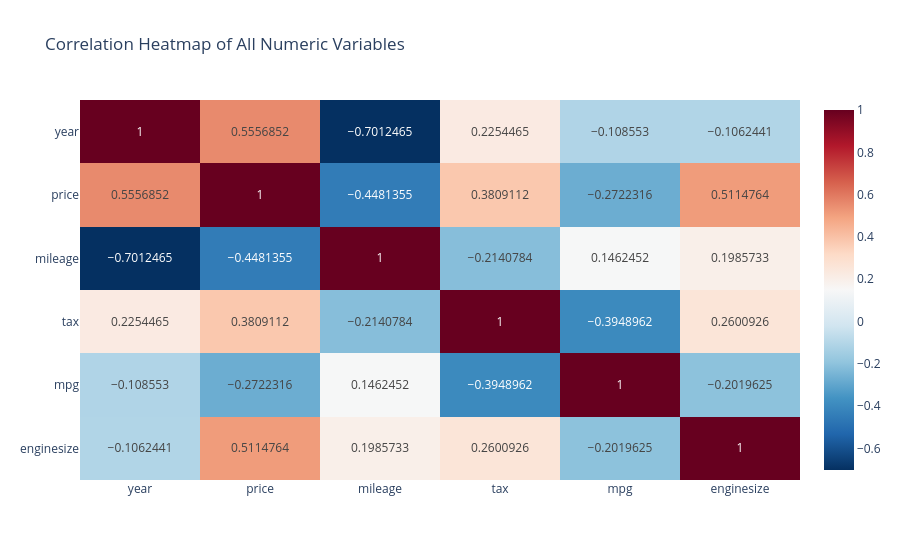
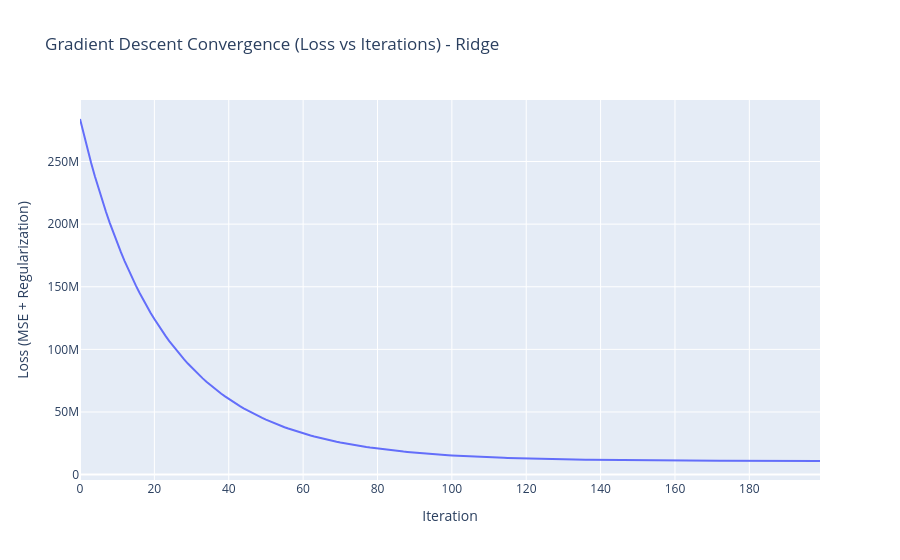
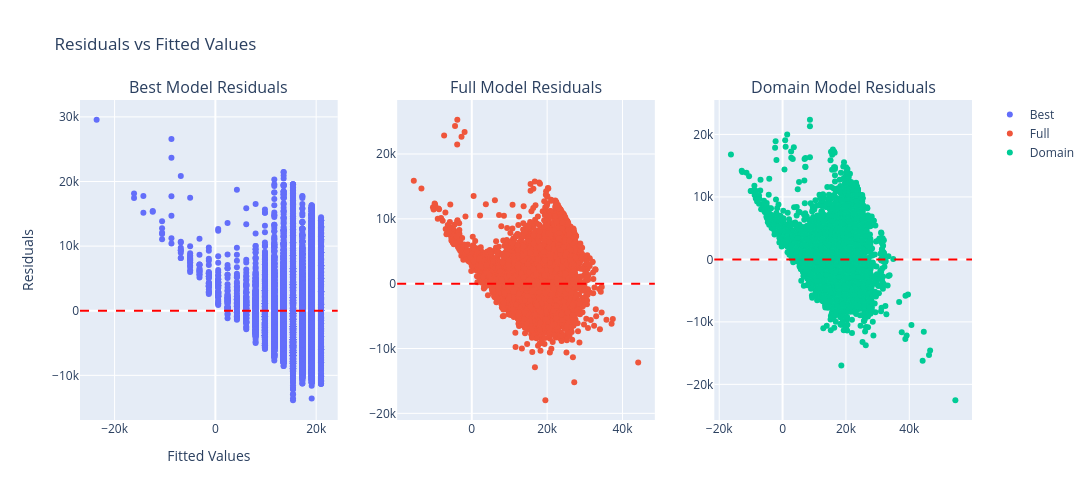
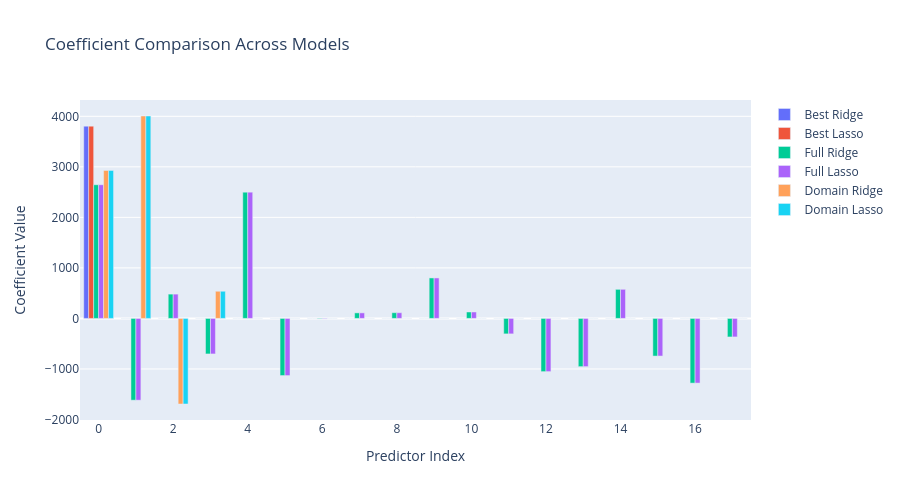

Write notebook code for charts like these, in order.
### Markdown cell above
### 2.4 Interactive Visualizations using Plotly

### Code cell
!pip install plotly ipywidgets -q
import plotly.express as px
import plotly.graph_objects as go
from plotly.subplots import make_subplots
from ipywidgets import interact

# 1. Correlation Heatmap
numeric_df = df_encoded.select_dtypes(include=[np.number])
corr_matrix = numeric_df.corr()
fig_heatmap = px.imshow(corr_matrix, text_auto=True, aspect='auto',
                        title='Correlation Heatmap of All Numeric Variables',
                        color_continuous_scale='RdBu_r')
fig_heatmap.show()

# 2. Interactive Scatter Plot with OLS Line (user-selectable X)
@interact(x_feature=list(X_full.columns))
def plot_scatter(x_feature):
    x_data = df_encoded[x_feature]
    y_data = df_encoded['price']
    X_simple = np.c_[np.ones(len(x_data)), x_data]
    theta_simple = np.linalg.inv(X_simple.T @ X_simple) @ X_simple.T @ y_data.values.reshape(-1,1)
    line_vals = X_simple @ theta_simple
    fig = go.Figure()
    fig.add_trace(go.Scatter(x=x_data, y=y_data, mode='markers', name='Actual', opacity=0.5))
    fig.add_trace(go.Scatter(x=x_data, y=line_vals.flatten(), mode='lines', name='OLS Fit', line=dict(color='red')))
    fig.update_layout(title=f'Price vs {x_feature}', xaxis_title=x_feature, yaxis_title='Price')
    fig.show()

# 3. Gradient Descent Convergence Plot (Ridge)
ridge_model_gd = LinearRegressionWithRegularization(reg_type='ridge', lambda_reg=1.0, learning_rate=0.01, epochs=200)
ridge_model_gd.fit(X_full_train_scaled, y_train)
fig_conv = go.Figure()
fig_conv.add_trace(go.Scatter(x=list(range(len(ridge_model_gd.loss_history))), y=ridge_model_gd.loss_history, mode='lines'))
fig_conv.update_layout(title='Gradient Descent Convergence (Loss vs Iterations) - Ridge',
                       xaxis_title='Iteration', yaxis_title='Loss (MSE + Regularization)')
fig_conv.show()

# 4. Residual Plots for Each Model Specification (Ridge models)
fig_res = make_subplots(rows=1, cols=3, subplot_titles=['Best Model Residuals', 'Full Model Residuals', 'Domain Model Residuals'])
res_best = y_test - y_pred_best_ridge.flatten()
fig_res.add_trace(go.Scatter(x=y_pred_best_ridge.flatten(), y=res_best, mode='markers', name='Best'), row=1, col=1)
fig_res.add_hline(y=0, line_dash='dash', line_color='red', row=1, col=1)
res_full = y_test - y_pred_full_ridge.flatten()
fig_res.add_trace(go.Scatter(x=y_pred_full_ridge.flatten(), y=res_full, mode='markers', name='Full'), row=1, col=2)
fig_res.add_hline(y=0, line_dash='dash', line_color='red', row=1, col=2)
res_domain = y_test - y_pred_domain_ridge.flatten()
fig_res.add_trace(go.Scatter(x=y_pred_domain_ridge.flatten(), y=res_domain, mode='markers', name='Domain'), row=1, col=3)
fig_res.add_hline(y=0, line_dash='dash', line_color='red', row=1, col=3)
fig_res.update_layout(title='Residuals vs Fitted Values', height=500, width=1200)
fig_res.update_xaxes(title_text='Fitted Values', row=1, col=1)
fig_res.update_yaxes(title_text='Residuals', row=1, col=1)
fig_res.show()

# 5. Coefficient Bar Chart Comparing All Models
coeffs = {
    'Best Ridge': theta_best_ridge.flatten()[1:],
    'Best Lasso': theta_best_lasso.flatten()[1:],
    'Full Ridge': theta_full_ridge.flatten()[1:],
    'Full Lasso': theta_full_lasso.flatten()[1:],
    'Domain Ridge': theta_domain_ridge.flatten()[1:],
    'Domain Lasso': theta_domain_lasso.flatten()[1:]
}
max_len = max(len(v) for v in coeffs.values())
for k, v in coeffs.items():
    if len(v) < max_len:
        coeffs[k] = np.pad(v, (0, max_len - len(v)), 'constant')
coeff_df = pd.DataFrame(coeffs)
fig_bar = go.Figure()
for col in coeff_df.columns:
    fig_bar.add_trace(go.Bar(name=col, x=list(range(max_len)), y=coeff_df[col]))
fig_bar.update_layout(title='Coefficient Comparison Across Models',
                      xaxis_title='Predictor Index', yaxis_title='Coefficient Value',
                      barmode='group', height=500)
fig_bar.show()

### Figure 1 — Plotly figure (JSON) as saved in the notebook; plotly's stock layout.template omitted (floating-point values rounded to 4 significant figures)
{"data": [{"coloraxis": "coloraxis", "hovertemplate": "x: %{x}<br>y: %{y}<br>color: %{z}<extra></extra>", "name": "0", "texttemplate": "%{z}", "type": "heatmap", "x": ["year", "price", "mileage", "tax", "mpg", "enginesize"], "xaxis": "x", "y": ["year", "price", "mileage", "tax", "mpg", "enginesize"], "yaxis": "y", "z": [[1, 0.5557, -0.7012, 0.2254, -0.1086, -0.1062], [0.5557, 1, -0.4481, 0.3809, -0.2722, 0.5115], [-0.7012, -0.4481, 1, -0.2141, 0.1462, 0.1986], [0.2254, 0.3809, -0.2141, 1, -0.3949, 0.2601], [-0.1086, -0.2722, 0.1462, -0.3949, 1, -0.202], [-0.1062, 0.5115, 0.1986, 0.2601, -0.202, 1]]}], "layout": {"coloraxis": {"colorscale": [[0, "rgb(5,48,97)"], [0.1, "rgb(33,102,172)"], [0.2, "rgb(67,147,195)"], [0.3, "rgb(146,197,222)"], [0.4, "rgb(209,229,240)"], [0.5, "rgb(247,247,247)"], [0.6, "rgb(253,219,199)"], [0.7, "rgb(244,165,130)"], [0.8, "rgb(214,96,77)"], [0.9, "rgb(178,24,43)"], [1, "rgb(103,0,31)"]]}, "title": {"text": "Correlation Heatmap of All Numeric Variables"}, "xaxis": {"anchor": "y", "domain": [0, 1]}, "yaxis": {"anchor": "x", "autorange": "reversed", "domain": [0, 1]}}}

### Figure 2 — Plotly figure (JSON) as saved in the notebook; plotly's stock layout.template omitted (floating-point values rounded to 4 significant figures; data arrays with more than 128 entries replaced by an {"elided": "..."} marker saying what was removed)
{"data": [{"mode": "lines", "type": "scatter", "x": {"elided": "200 int values"}, "y": {"elided": "200 float values"}}], "layout": {"title": {"text": "Gradient Descent Convergence (Loss vs Iterations) - Ridge"}, "xaxis": {"title": {"text": "Iteration"}}, "yaxis": {"title": {"text": "Loss (MSE + Regularization)"}}}}

### Figure 3 — Plotly figure (JSON) as saved in the notebook; plotly's stock layout.template omitted (floating-point values rounded to 4 significant figures; data arrays with more than 128 entries replaced by an {"elided": "..."} marker saying what was removed)
{"data": [{"mode": "markers", "name": "Best", "type": "scatter", "x": {"elided": "13170 float values"}, "xaxis": "x", "y": {"elided": "13170 float values"}, "yaxis": "y"}, {"mode": "markers", "name": "Full", "type": "scatter", "x": {"elided": "13170 float values"}, "xaxis": "x2", "y": {"elided": "13170 float values"}, "yaxis": "y2"}, {"mode": "markers", "name": "Domain", "type": "scatter", "x": {"elided": "13170 float values"}, "xaxis": "x3", "y": {"elided": "13170 float values"}, "yaxis": "y3"}], "layout": {"annotations": [{"font": {"size": 16}, "showarrow": false, "text": "Best Model Residuals", "x": 0.1444, "xanchor": "center", "xref": "paper", "y": 1, "yanchor": "bottom", "yref": "paper"}, {"font": {"size": 16}, "showarrow": false, "text": "Full Model Residuals", "x": 0.5, "xanchor": "center", "xref": "paper", "y": 1, "yanchor": "bottom", "yref": "paper"}, {"font": {"size": 16}, "showarrow": false, "text": "Domain Model Residuals", "x": 0.8556, "xanchor": "center", "xref": "paper", "y": 1, "yanchor": "bottom", "yref": "paper"}], "height": 500, "shapes": [{"line": {"color": "red", "dash": "dash"}, "type": "line", "x0": 0, "x1": 1, "xref": "x domain", "y0": 0, "y1": 0, "yref": "y"}, {"line": {"color": "red", "dash": "dash"}, "type": "line", "x0": 0, "x1": 1, "xref": "x2 domain", "y0": 0, "y1": 0, "yref": "y2"}, {"line": {"color": "red", "dash": "dash"}, "type": "line", "x0": 0, "x1": 1, "xref": "x3 domain", "y0": 0, "y1": 0, "yref": "y3"}], "title": {"text": "Residuals vs Fitted Values"}, "width": 1200, "xaxis": {"anchor": "y", "domain": [0, 0.2889], "title": {"text": "Fitted Values"}}, "xaxis2": {"anchor": "y2", "domain": [0.3556, 0.6444]}, "xaxis3": {"anchor": "y3", "domain": [0.7111, 1]}, "yaxis": {"anchor": "x", "domain": [0, 1], "title": {"text": "Residuals"}}, "yaxis2": {"anchor": "x2", "domain": [0, 1]}, "yaxis3": {"anchor": "x3", "domain": [0, 1]}}}

### Figure 4 — Plotly figure (JSON) as saved in the notebook; plotly's stock layout.template omitted (floating-point values rounded to 4 significant figures)
{"data": [{"name": "Best Ridge", "type": "bar", "x": [0, 1, 2, 3, 4, 5, 6, 7, 8, 9, 10, 11, 12, 13, 14, 15, 16, 17], "y": [3806.0, 0, 0, 0, 0, 0, 0, 0, 0, 0, 0, 0, 0, 0, 0, 0, 0, 0]}, {"name": "Best Lasso", "type": "bar", "x": [0, 1, 2, 3, 4, 5, 6, 7, 8, 9, 10, 11, 12, 13, 14, 15, 16, 17], "y": [3806.0, 0, 0, 0, 0, 0, 0, 0, 0, 0, 0, 0, 0, 0, 0, 0, 0, 0]}, {"name": "Full Ridge", "type": "bar", "x": [0, 1, 2, 3, 4, 5, 6, 7, 8, 9, 10, 11, 12, 13, 14, 15, 16, 17], "y": [2646.0, -1619.0, 481.1, -703.4, 2498.0, -1131.0, -9.376, 109.7, 113.0, 801.1, 127.6, -306.3, -1053.0, -954.5, 575.7, -745.6, -1281.0, -367.1]}, {"name": "Full Lasso", "type": "bar", "x": [0, 1, 2, 3, 4, 5, 6, 7, 8, 9, 10, 11, 12, 13, 14, 15, 16, 17], "y": [2646.0, -1619.0, 481.0, -703.1, 2498.0, -1131.0, -9.277, 109.5, 112.9, 800.8, 127.5, -306.1, -1053.0, -954.1, 576.0, -745.2, -1280.0, -366.5]}, {"name": "Domain Ridge", "type": "bar", "x": [0, 1, 2, 3, 4, 5, 6, 7, 8, 9, 10, 11, 12, 13, 14, 15, 16, 17], "y": [2930.0, 4006.0, -1694.0, 537.4, 0, 0, 0, 0, 0, 0, 0, 0, 0, 0, 0, 0, 0, 0]}, {"name": "Domain Lasso", "type": "bar", "x": [0, 1, 2, 3, 4, 5, 6, 7, 8, 9, 10, 11, 12, 13, 14, 15, 16, 17], "y": [2930.0, 4006.0, -1694.0, 537.4, 0, 0, 0, 0, 0, 0, 0, 0, 0, 0, 0, 0, 0, 0]}], "layout": {"barmode": "group", "height": 500, "title": {"text": "Coefficient Comparison Across Models"}, "xaxis": {"title": {"text": "Predictor Index"}}, "yaxis": {"title": {"text": "Coefficient Value"}}}}
